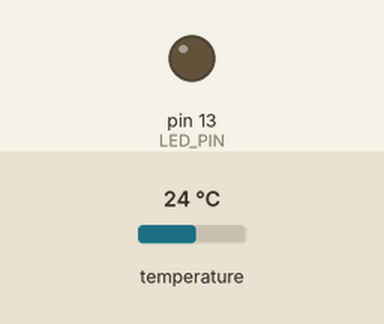
Simulated run of this sketch. Board: Arduino Uno, built with avr-gcc and run on an emulated ATmega328P. On the bench: output pins drawn as LEDs (lit = HIGH). The inputs (shaded band) are chosen by the test bench; at power-on: temperature 24 °C. What the sketch prints to the serial monitor is not drawn.

Above: at 0.1 s.
At 1.7 s:
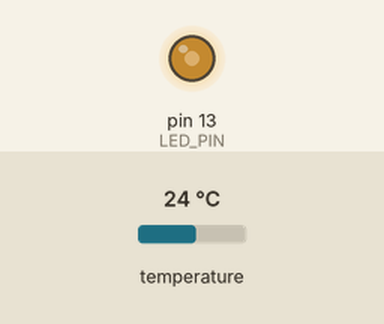
1.8 s: temperature set to 12 °C
4.8 s: temperature set to 19 °C
Timing chart, 0 to 13.8 s (numbered marks = the images above; inputs shaded):
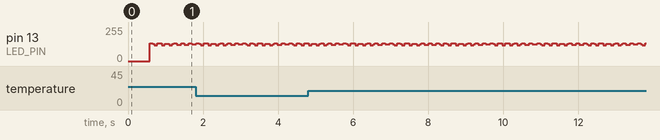

The sketch:

Mpucode.ino
```cpp
#include "I2Cdev.h"

#include "MPU6050_6Axis_MotionApps20.h"

#if I2CDEV_IMPLEMENTATION == I2CDEV_ARDUINO_WIRE
    #include "Wire.h"
#endif

MPU6050 mpu;

#define LED_PIN 13 // (Arduino is 13, Teensy is 11, Teensy++ is 6)
bool blinkState = false;

// MPU control/status vars
bool dmpReady = false;  // set true if DMP init was successful
uint8_t mpuIntStatus;   // holds actual interrupt status byte from MPU
uint8_t devStatus;      // return status after each device operation (0 = success, !0 = error)
uint16_t packetSize;    // expected DMP packet size (default is 42 bytes)
uint16_t fifoCount;     // count of all bytes currently in FIFO
uint8_t fifoBuffer[64]; // FIFO storage buffer

// orientation/motion vars
Quaternion q;           // [w, x, y, z]         quaternion container
VectorInt16 aa;         // [x, y, z]            accel sensor measurements
VectorInt16 aaReal;     // [x, y, z]            gravity-free accel sensor measurements
VectorInt16 aaWorld;    // [x, y, z]            world-frame accel sensor measurements
VectorFloat gravity;    // [x, y, z]            gravity vector
float euler[3];         // [psi, theta, phi]    Euler angle container
float ypr[3];           // [yaw, pitch, roll]   yaw/pitch/roll container and gravity vector

// packet structure for Mpu6050
uint8_t mpuPacket[28] = { '$', 0x03, 0,0, 0,0, 0,0, 0,0, 0,0, 0,0, 0,0, 0,0, 0,0, 0,0, 0,0, 0x00, 0x00, '\r', '\n' };


// ================================================================
// ===               INTERRUPT DETECTION ROUTINE                ===
// ================================================================

volatile bool mpuInterrupt = false;     // indicates whether MPU interrupt pin has gone high
void dmpDataReady() {
    mpuInterrupt = true;
}


// ================================================================
// ===                      INITIAL SETUP                       ===
// ================================================================

void setup() {
    // join I2C bus (I2Cdev library doesn't do this automatically)
    #if I2CDEV_IMPLEMENTATION == I2CDEV_ARDUINO_WIRE
        Wire.begin();
        Wire.setClock(400000); // 400kHz I2C clock. Comment this line if having compilation difficulties
    #elif I2CDEV_IMPLEMENTATION == I2CDEV_BUILTIN_FASTWIRE
        Fastwire::setup(400, true);
    #endif

    // initialize serial communication
    Serial.begin(115200);

    // initialize device
    mpuInitialize();

    // configure LED for output
    pinMode(LED_PIN, OUTPUT);
}


// ================================================================
// ===                    MAIN PROGRAM LOOP                     ===
// ================================================================

void loop() {


    mpuLoop();
}
```

Mpu6050.ino
```cpp
void mpuInitialize()
{
   Serial.println(F("Initializing I2C devices..."));
    mpu.initialize();

    // verify connection
    Serial.println(F("Testing device connections..."));
    Serial.println(mpu.testConnection() ? F("MPU6050 connection successful") : F("MPU6050 connection failed"));

    // load and configure the DMP
    Serial.println(F("Initializing DMP..."));
    devStatus = mpu.dmpInitialize();

    // supply your own gyro offsets here, scaled for min sensitivity
    mpu.setXAccelOffset(-1169);
    mpu.setYAccelOffset(744);
    mpu.setZAccelOffset(1620);
    mpu.setXGyroOffset(48);
    mpu.setYGyroOffset(47);
    mpu.setZGyroOffset(-8);

    // make sure it worked (returns 0 if so)
    if (devStatus == 0) {
        // turn on the DMP, now that it's ready
        Serial.println(F("Enabling DMP..."));
        mpu.setDMPEnabled(true);

        // set our DMP Ready flag so the main loop() function knows it's okay to use it
        Serial.println(F("DMP ready! Waiting for first interrupt..."));
        dmpReady = true;

        // get expected DMP packet size for later comparison
        packetSize = mpu.dmpGetFIFOPacketSize();
    } else {
        // ERROR!
        // 1 = initial memory load failed
        // 2 = DMP configuration updates failed
        // (if it's going to break, usually the code will be 1)
        Serial.print(F("DMP Initialization failed (code "));
        Serial.print(devStatus);
        Serial.println(F(")"));
    }
}

void mpuLoop()
{
      // get current FIFO count
    fifoCount = mpu.getFIFOCount();
    while (fifoCount < packetSize) {
      fifoCount = mpu.getFIFOCount();
        // other program behavior stuff here
        // .
        // .
        // .
        // if you are really paranoid you can frequently test in between other
        // stuff to see if mpuInterrupt is true, and if so, "break;" from the
        // while() loop to immediately process the MPU data
        // .
        // .
        // .
    }
  mpuIntStatus = mpu.getIntStatus();

    // get current FIFO count
    fifoCount = mpu.getFIFOCount();

    // check for overflow (this should never happen unless our code is too inefficient)
    if ((mpuIntStatus & 0x10) || fifoCount == 1024) {
        // reset so we can continue cleanly
        mpu.resetFIFO();
        Serial.println(F("FIFO overflow!"));

    // otherwise, check for DMP data ready interrupt (this should happen frequently)
    } else if (mpuIntStatus & 0x02) {
        // wait for correct available data length, should be a VERY short wait
        while (fifoCount < packetSize) fifoCount = mpu.getFIFOCount();

        // read a packet from FIFO
        mpu.getFIFOBytes(fifoBuffer, packetSize);

        // track FIFO count here in case there is > 1 packet available
        // (this lets us immediately read more without waiting for an interrupt)
        fifoCount -= packetSize;

        // display quaternion values in InvenSense mpu demo format:
        mpuPacket[2] = fifoBuffer[0];
        mpuPacket[3] = fifoBuffer[1];
        mpuPacket[4] = fifoBuffer[4];
        mpuPacket[5] = fifoBuffer[5];
        mpuPacket[6] = fifoBuffer[8];
        mpuPacket[7] = fifoBuffer[9];
        mpuPacket[8] = fifoBuffer[12];
        mpuPacket[9] = fifoBuffer[13];
        // gyro values
        mpuPacket[10] = fifoBuffer[16];
        mpuPacket[11] = fifoBuffer[17];
        mpuPacket[12] = fifoBuffer[20];
        mpuPacket[13] = fifoBuffer[21];
        mpuPacket[14] = fifoBuffer[24];
        mpuPacket[15] = fifoBuffer[25];

        // accelerometer values
        mpuPacket[16] = fifoBuffer[28];
        mpuPacket[17] = fifoBuffer[29];
        mpuPacket[18] = fifoBuffer[32];
        mpuPacket[19] = fifoBuffer[33];
        mpuPacket[20] = fifoBuffer[36];
        mpuPacket[21] = fifoBuffer[37];
        //temperature
        int16_t temperature = mpu.getTemperature();
        mpuPacket[22] = temperature >> 8;
        mpuPacket[23] = temperature & 0xFF;
        Serial.write(mpuPacket, 28);
        mpuPacket[25]++; // packetCount, loops at 0xFF on purpose

        // blink LED to indicate activity
        blinkState = !blinkState;
        digitalWrite(LED_PIN, blinkState);
    }
}
```
